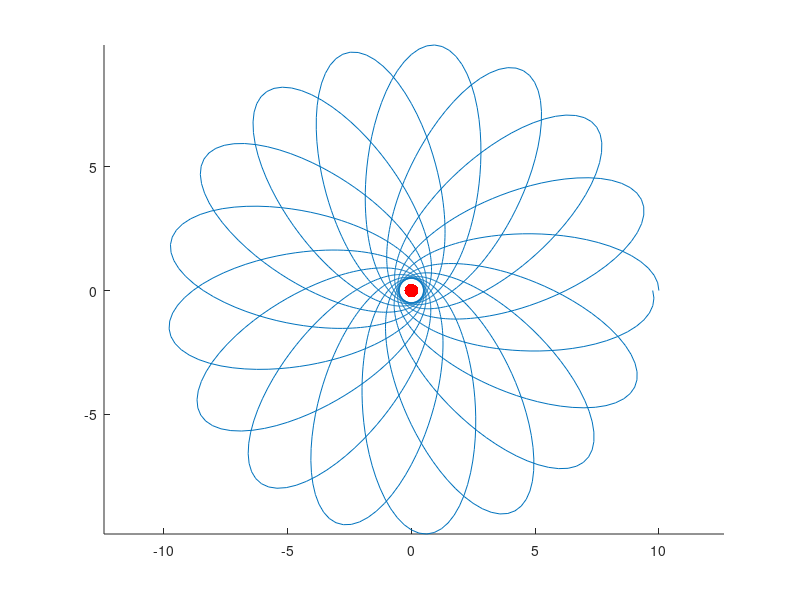

Recreate this plot in MATLAB.
a=1;b=0.05;
%定义水星进动方程
F=@(theta,u)[u(2);-u(1)+a+b*u(1)^2];
%画太阳
line(0,0,'marker','.','markersize',30,'color','r');
axis equal
hold on
[theta,u]=ode45(F,0:pi/100:36*pi,[0.1 0]);
[X,Y]=pol2cart(theta,1./u(:,1)); %极坐标转换直角坐标
plot(X,Y) %运动轨迹作图